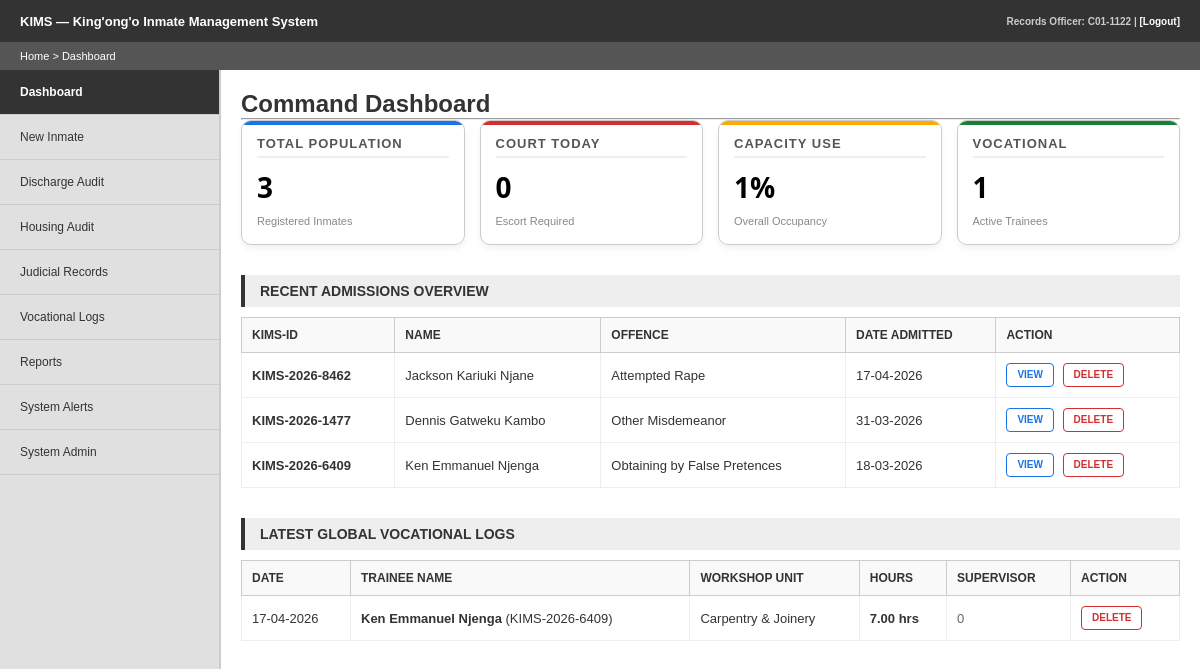
Page /dashboard.php (signed in) on the committed database.
### tables this page shows
CREATE TABLE `inmates` (
  `inmate_id` int(11) NOT NULL,
  `kims_id` varchar(20) NOT NULL,
  `full_name` varchar(100) NOT NULL,
  `offence_category` varchar(100) DEFAULT NULL,
  `date_admitted` date DEFAULT NULL,
  `block_id` int(11) DEFAULT NULL,
  `status` varchar(20) DEFAULT 'In Custody',
  `discharged_by` varchar(255) DEFAULT NULL,
  `id_number` varchar(9) DEFAULT NULL,
  `dob` date DEFAULT NULL,
  `gender` varchar(10) DEFAULT NULL,
  `photo_url` varchar(255) DEFAULT 'default.png',
  `edd` date DEFAULT NULL,
  `sentence_years` decimal(5,2) DEFAULT NULL
);

CREATE TABLE `training_logs` (
  `log_id` int(11) NOT NULL,
  `inmate_id` int(11) DEFAULT NULL,
  `instructor_id` int(11) DEFAULT NULL,
  `workshop_name` varchar(50) DEFAULT NULL,
  `hours_logged` decimal(5,2) DEFAULT NULL,
  `date_logged` date DEFAULT NULL
);

### dashboard.php (the view, shortened to what this page needs)
<?php
include 'db_connect.php';
$total_inmates = $conn->query("SELECT COUNT(*) as total FROM inmates")->fetch_assoc()['total'] ?? 0;
$today = date('Y-m-d');
$court_today = $conn->query("SELECT COUNT(*) as total FROM court_records WHERE next_hearing_date = '$today'")->fetch_assoc()['total'] ?? 0;
$capacity_res = $conn->query("SELECT SUM(capacity) as cap, (SELECT COUNT(*) FROM inmates WHERE status = 'In Custody') as occupied FROM cell_blocks")->fetch_assoc();
$occupancy_rate = ($capacity_res['cap'] > 0) ? round(($capacity_res['occupied'] / $capacity_res['cap']) * 100) : 0;
$kazi_count = $conn->query("SELECT COUNT(DISTINCT inmate_id) as total FROM training_logs")->fetch_assoc()['total'] ?? 0;
?>
<!DOCTYPE html>
<html lang="en">
<head>
    <link rel="stylesheet" href="style.css">
    <link rel="stylesheet" href="dashboard.css">
</head>
<body>
    <header class="top-nav">
        <div class="logo">KIMS — King'ong'o Inmate Management System</div>
        <div class="user-info">
            Records Officer: <?php echo $_SESSION['username']; ?> | <a href="logout.php">[Logout]</a>
        </div>
    </header>
    <nav class="breadcrumb">Home > Dashboard</nav>
    <div class="main-container">
        <?php include 'sidebar.php'; ?>
        <main class="content">
            <h2 style="margin-top:0;">Command Dashboard</h2>
            <hr>
            <div class="stats-grid">
                <div class="stat-card">
                    <h3>Total Population</h3>
                    <p class="stat-number"><?php echo $total_inmates; ?></p>
                    <span>Registered Inmates</span>
                </div>
                <div class="stat-card">
                    <h3>Court Today</h3>
                    <p class="stat-number"><?php echo $court_today; ?></p>
                    <span>Escort Required</span>
                </div>
                <div class="stat-card">
                    <h3>Capacity Use</h3>
                    <p class="stat-number"><?php echo $occupancy_rate; ?>%</p>
                    <span>Overall Occupancy</span>
                </div>
                <div class="stat-card">
                    <h3>Vocational</h3>
                    <p class="stat-number"><?php echo $kazi_count; ?></p>
                    <span>Active Trainees</span>
                </div>
            </div>
            <div class="section-title">Recent Admissions Overview</div>
            <table class="report-table">
                <thead>
                    <tr>
                        <th>KIMS-ID</th>
                        <th>Name</th>
                        <th>Offence</th>
                        <th>Date Admitted</th>
                        <th>Action</th>
                    </tr>
                </thead>
                <tbody>
                    <?php
                    $recent_res = $conn->query("SELECT inmate_id, kims_id, full_name, offence_category, date_admitted FROM inmates ORDER BY date_admitted DESC LIMIT 5");
                    if ($recent_res && $recent_res->num_rows > 0) {
                        while($row = $recent_res->fetch_assoc()) {
                            echo "<tr>
                                    <td><strong>{$row['kims_id']}</strong></td>
                                    <td>{$row['full_name']}</td>
                                    <td>{$row['offence_category']}</td>
                                    <td>" . date('d-m-Y', strtotime($row['date_admitted'])) . "</td>
                                    <td>
                                        <a href='search.php?kims_id={$row['kims_id']}' class='btn-action btn-view'>VIEW</a>
                                        <a href='delete_record.php?type=inmate&id={$row['inmate_id']}' class='btn-action btn-delete' onclick=\"return confirm('WARNING: This will delete the inmate and all history. Continue?');\">DELETE</a>
                                    </td>
                                  </tr>";
                        }
                    } else {
                        echo "<tr><td colspan='5' style='text-align:center;'>No recent records found.</td></tr>";
                    }
                    ?>
                </tbody>
            </table>
            <div class="section-title">Latest Global Vocational Logs</div>
            <table class="report-table">
                <thead>
                    <tr>
                        <th>Date</th>
                        <th>Trainee Name</th>
                        <th>Workshop Unit</th>
                        <th>Hours</th>
                        <th>Supervisor</th>
                        <th>Action</th>
                    </tr>
                </thead>
                <tbody>
                    <?php
                    $vocal_sql = "SELECT t.*, i.full_name, i.kims_id
                                 FROM training_logs t
                                 JOIN inmates i ON t.inmate_id = i.inmate_id
                                 ORDER BY t.date_logged DESC LIMIT 10";
                    $vocal_res = $conn->query($vocal_sql);
                    if ($vocal_res && $vocal_res->num_rows > 0) {
                        while($vlog = $vocal_res->fetch_assoc()) {
                            echo "<tr>
                                    <td>" . date('d-m-Y', strtotime($vlog['date_logged'])) . "</td>
                                    <td><strong>{$vlog['full_name']}</strong> ({$vlog['kims_id']})</td>
                                    <td>{$vlog['workshop_name']}</td>
                                    <td><strong>{$vlog['hours_logged']} hrs</strong></td>
                                    <td style='color: #666;'>{$vlog['instructor_id']}</td>
                                    <td><a href='delete_record.php?type=log&id={$vlog['log_id']}' class='btn-action btn-delete' onclick=\"return confirm('Delete this log entry?');\">DELETE</a></td>
                                  </tr>";
                        }
                    } else {
                        echo "<tr><td colspan='5' style='text-align:center; padding: 20px;'>No vocational activity recorded.</td></tr>";
                    }
                    ?>
                </tbody>
            </table>
        </main>
    </div>
</body>
</html>

### style.css (style rules this page uses)
* { margin: 0; padding: 0; box-sizing: border-box; font-family: Arial, sans-serif; }
body { background-color: #f4f4f4; }
.top-nav { background-color: #333333; color: #ffffff; height: 42px; display: flex; justify-content: space-between; align-items: center; padding: 0 20px; font-weight: bold; font-size: 13px; }
.user-info { color: #cccccc; font-size: 10px; }
.user-info a { color: #ffffff; text-decoration: none; }
.breadcrumb { background-color: #555555; color: #ffffff; padding: 8px 20px; font-size: 11px; }
.main-container { display: flex; min-height: calc(100vh - 72px); }
.content { flex-grow: 1; padding: 30px; }
.section-title { background: #eee; padding: 8px 15px; font-weight: bold; border-left: 4px solid #333; margin: 30px 0 10px 0; font-size: 14px; text-transform: uppercase; }
.report-table { width: 100%; border-collapse: collapse; margin-top: 10px; border: 1px solid #ccc; }
.report-table th { background: #f9f9f9; text-align: left; padding: 10px; border: 1px solid #ccc; font-size: 12px; text-transform: uppercase; }
.report-table td { padding: 10px; border: 1px solid #eee; font-size: 13px; }
.btn-action { display: inline-block; padding: 6px 10px; font-size: 10px; font-weight: bold; text-transform: uppercase; text-decoration: none; border-radius: 4px; cursor: pointer; border: 1px solid #ccc; background-color: #fff; color: #555; line-height: 1; margin-right: 5px; }
.btn-view { border-color: #1a73e8; color: #1a73e8; }
.btn-delete { border-color: #d32f2f; color: #d32f2f; }

### dashboard.css (style rules this page uses)
.stats-grid { display: grid; grid-template-columns: repeat(auto-fit, minmax(220px, 1fr)); gap: 20px; margin-bottom: 30px; }
.stat-card { background: #ffffff; padding: 25px; border-radius: 10px; border: 1px solid #e0e4e8; box-shadow: 0 4px 6px rgba(0, 0, 0, 0.05); transition: transform 0.2s ease, box-shadow 0.2s ease; position: relative; overflow: hidden; }
.stat-card::before { content: ""; position: absolute; top: 0; left: 0; width: 100%; height: 4px; background: #1a73e8; }
.stat-card:nth-child(2)::before { background: #d32f2f; }
.stat-card:nth-child(3)::before { background: #f9ab00; }
.stat-card:nth-child(4)::before { background: #188038; }
.stat-card h3 { font-size: 14px; color: #5f6368; text-transform: uppercase; letter-spacing: 1px; margin-bottom: 10px; }
.stat-number { font-size: 36px; font-weight: 700; color: #202124; margin: 5px 0; font-family: 'Segoe UI', Roboto, Helvetica, Arial, sans-serif; }
.stat-card span { font-size: 12px; color: #70757a; }

### dashboard.php (style rules this page uses)
body { background-color: #f4f4f4; color: #333; font-family: 'Segoe UI', Arial, sans-serif; }
.content { padding: 20px; background: #fff; min-height: 90vh; border-left: 1px solid #ccc; }
.stats-grid { display: grid; grid-template-columns: repeat(4, 1fr); gap: 15px; margin-bottom: 30px; }
.stat-card { background: #fff; border: 1px solid #ccc; padding: 15px; text-align: left; }
.stat-card h3 { font-size: 13px; color: #555; text-transform: uppercase; margin: 0; border-bottom: 2px solid #eee; padding-bottom: 5px; }
.stat-number { font-size: 28px; font-weight: bold; margin: 10px 0 5px 0; color: #000; }
.stat-card span { font-size: 11px; color: #888; }
.section-title { background: #eee; padding: 8px 15px; font-weight: bold; border-left: 4px solid #333; margin: 30px 0 10px 0; font-size: 14px; text-transform: uppercase; }
.report-table { width: 100%; border-collapse: collapse; margin-top: 10px; border: 1px solid #ccc; }
.report-table th { background: #f9f9f9; text-align: left; padding: 10px; border: 1px solid #ccc; font-size: 12px; text-transform: uppercase; }
.report-table td { padding: 10px; border: 1px solid #eee; font-size: 13px; }

### rows in the picture
inmates: kims "KIMS-2026-8462", full_name "Jackson Kariuki Njane", offence_category "Attempted Rape", date_admitted "17-04-2026"
inmates: kims "KIMS-2026-1477", full_name "Dennis Gatweku Kambo", offence_category "Other Misdemeanor", date_admitted "31-03-2026"
inmates: kims "KIMS-2026-6409", full_name "Ken Emmanuel Njenga", offence_category "Obtaining by False Pretences", date_admitted "18-03-2026"
training_logs: date_logged "17-04-2026", inmate.full_name "Ken Emmanuel Njenga", inmate.kims_id "KIMS-2026-6409", workshop_name "Carpentry & Joinery", hours_logged "7.00", instructor "0"

### other values in the picture
$_SESSION['username'] "C01-1122"
$total_inmates "3"
$court_today "0"
$occupancy_rate "1"
$kazi_count "1"
